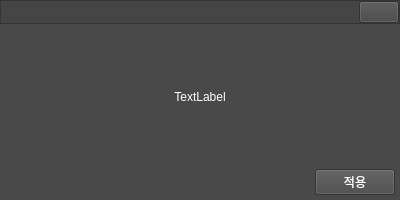
<?xml version="1.0" encoding="UTF-8"?>
<ui version="4.0">
 <class>Form</class>
 <widget class="QWidget" name="Form">
  <property name="geometry">
   <rect>
    <x>0</x>
    <y>0</y>
    <width>400</width>
    <height>200</height>
   </rect>
  </property>
  <property name="windowTitle">
   <string>Form</string>
  </property>
  <property name="styleSheet">
   <string notr="true">background-color: #494949</string>
  </property>
  <layout class="QVBoxLayout" name="verticalLayout" stretch="24,152,24">
   <property name="spacing">
    <number>5</number>
   </property>
   <property name="leftMargin">
    <number>0</number>
   </property>
   <property name="topMargin">
    <number>0</number>
   </property>
   <property name="rightMargin">
    <number>0</number>
   </property>
   <property name="bottomMargin">
    <number>0</number>
   </property>
   <item>
    <widget class="QFrame" name="framebar">
     <property name="styleSheet">
      <string notr="true">background-color: #454545</string>
     </property>
     <property name="frameShape">
      <enum>QFrame::Shape::StyledPanel</enum>
     </property>
     <property name="frameShadow">
      <enum>QFrame::Shadow::Raised</enum>
     </property>
     <layout class="QHBoxLayout" name="horizontalLayout_2">
      <property name="spacing">
       <number>0</number>
      </property>
      <property name="leftMargin">
       <number>0</number>
      </property>
      <property name="topMargin">
       <number>0</number>
      </property>
      <property name="rightMargin">
       <number>0</number>
      </property>
      <property name="bottomMargin">
       <number>0</number>
      </property>
      <item>
       <spacer name="horizontalSpacer_2">
        <property name="orientation">
         <enum>Qt::Orientation::Horizontal</enum>
        </property>
        <property name="sizeHint" stdset="0">
         <size>
          <width>764</width>
          <height>20</height>
         </size>
        </property>
       </spacer>
      </item>
      <item>
       <widget class="QPushButton" name="closeWindowButton">
        <property name="text">
         <string/>
        </property>
        <property name="icon">
         <iconset theme="QIcon::ThemeIcon::ApplicationExit"/>
        </property>
       </widget>
      </item>
     </layout>
    </widget>
   </item>
   <item>
    <widget class="QLabel" name="label">
     <property name="styleSheet">
      <string notr="true">color: #ffffff</string>
     </property>
     <property name="text">
      <string>TextLabel</string>
     </property>
     <property name="alignment">
      <set>Qt::AlignmentFlag::AlignCenter</set>
     </property>
     <property name="margin">
      <number>5</number>
     </property>
    </widget>
   </item>
   <item>
    <layout class="QHBoxLayout" name="horizontalLayout">
     <property name="rightMargin">
      <number>5</number>
     </property>
     <property name="bottomMargin">
      <number>5</number>
     </property>
     <item>
      <spacer name="horizontalSpacer">
       <property name="orientation">
        <enum>Qt::Orientation::Horizontal</enum>
       </property>
       <property name="sizeHint" stdset="0">
        <size>
         <width>40</width>
         <height>20</height>
        </size>
       </property>
      </spacer>
     </item>
     <item>
      <widget class="QPushButton" name="pushButton">
       <property name="styleSheet">
        <string notr="true">color: #ffffff</string>
       </property>
       <property name="text">
        <string>적용</string>
       </property>
      </widget>
     </item>
    </layout>
   </item>
  </layout>
 </widget>
 <resources/>
 <connections/>
</ui>
